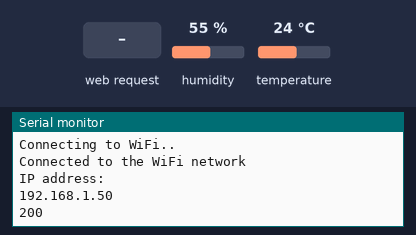
A sketch run on a simulated ESP32. Parts: the last lines printed to the serial monitor. The test bench sets the inputs (shaded band); at power-on: humidity 55 %, temperature 24 °C. WiFi joins after 1.5 s; servers stay silent unless stated; uploads are accepted with an empty reply.

Above: at 3.4 s.
3.5 s: HTTP request GET / received
At 4.4 s:
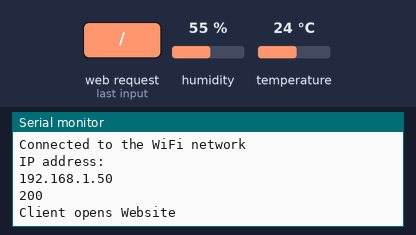
6.5 s: humidity set to 22 %
At 7.3 s:
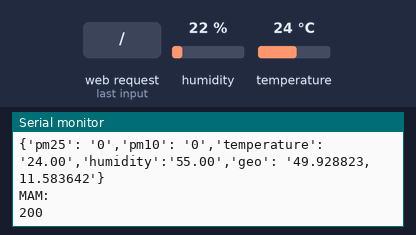
8.0 s: temperature set to 12 °C
9.5 s: humidity set to 40 %
At 10.19 s:
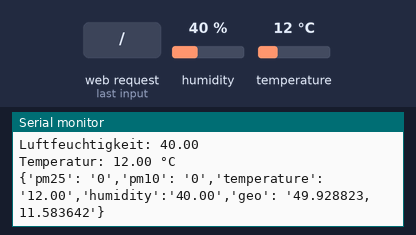

Measured:
- after the input at 3.5 s, the serial monitor: prints a new line at once (image 1)
- after the input at 9.5 s, the serial monitor: prints a new line after 0.53 s (image 3)

The sketch:

air_quality_measurement_ESP32.ino
```cpp
#include <DHT.h>

#include <WiFi.h>
#include <HTTPClient.h>
#include <Arduino_JSON.h>
#include <WebServer.h>
#include "index.h"
#define RXD2 16
#define TXD2 17
#define DHTPIN 23
#define DHTTYPE DHT11
#define period  5000


WebServer server(80);
String node = "http://192.168.1.26:3000/api";
HTTPClient http;
const char* ssid = "SSID";
const char* password = "password";
unsigned long time_now = 0;

DHT dht(DHTPIN, DHTTYPE);
unsigned int Pm25 = 0;
unsigned int Pm10 = 0;

String mamState = "";
String key = "KEY";
String root  = "";
TaskHandle_t tempTaskHandle = NULL;
void ProcessSerialData()
{
  uint8_t mData = 0;
  uint8_t i = 0;
  uint8_t mPkt[10] = {0};
  uint8_t mCheck = 0;
  while (Serial2.available() > 0)
  {
    // from www.inovafitness.com
    // packet format: AA C0 PM25_Low PM25_High PM10_Low PM10_High 0 0 CRC AB
    mData = Serial2.read();     delay(2);//wait until packet is received
    //Serial.println(mData);
    //Serial.println("*");
    if (mData == 0xAA) //head1 ok
    {
      mPkt[0] =  mData;
      mData = Serial2.read();
      if (mData == 0xc0) //head2 ok
      {
        mPkt[1] =  mData;
        mCheck = 0;
        for (i = 0; i < 6; i++) //data recv and crc calc
        {
          mPkt[i + 2] = Serial2.read();
          delay(2);
          mCheck += mPkt[i + 2];
        }
        mPkt[8] = Serial2.read();
        delay(1);
        mPkt[9] = Serial2.read();
        if (mCheck == mPkt[8]) //crc ok
        {
          Serial2.flush();
          //Serial.write(mPkt,10);

          Pm25 = (uint16_t)mPkt[2] | (uint16_t)(mPkt[3] << 8);
          Pm10 = (uint16_t)mPkt[4] | (uint16_t)(mPkt[5] << 8);
          if (Pm25 > 9999)
            Pm25 = 9999;
          if (Pm10 > 9999)
            Pm10 = 9999;
          return;
        }
      }
    }
  }
}
void handleRoot() {
 server.send(200, "text/plane", root);
}
void handleBegin() {
  String s = MAIN_page; //Read HTML contents
  Serial.println("Client opens Website");
  server.send(200, "text/html", s); //Send web page
}
void  setup() {
  Serial.begin(112500);
  Serial2.begin(9600, SERIAL_8N1, RXD2, TXD2);
  WiFi.begin(ssid, password);
  while (WiFi.status() != WL_CONNECTED) {
    delay(1000);
    Serial.println("Connecting to WiFi..");
  }
  Serial.println("Connected to the WiFi network");
  dht.begin();
  Serial.println("IP address: ");
  Serial.println(WiFi.localIP());

  http.begin(node + "/mamInit?key=" + key);
  String req = "";
  int httpCode = http.POST(req);

  if (httpCode > 0) { //Check for the returning code

    mamState = http.getString();
    Serial.println(httpCode);
    Serial.println(mamState);
  }

  else {
    Serial.println("Error on HTTP request");
  }

  http.end(); //Free the resources
  server.on("/readRoot", handleRoot);
  server.on("/", handleBegin);
  server.begin();
}
void service() {
  if (millis() > time_now + period) {
    time_now = millis();
    float humidity = dht.readHumidity();
    float  temperature = dht.readTemperature();
    ProcessSerialData();
    Serial.print("Pm 2,5: ");
    Serial.print(Pm25);
    Serial.println(" ug/m3");
    Serial.print("Pm 10: ");
    Serial.print(Pm10);
    Serial.println(" ug/m3");
    Serial.print("Luftfeuchtigkeit: ");
    Serial.println(humidity);
    Serial.print("Temperatur: ");
    Serial.print(temperature);
    Serial.println(" °C");
    Serial.println();
    if ((WiFi.status() == WL_CONNECTED)) { //Check the current connection status
      String airdata = "";
      airdata += "{'pm25': '";
      airdata += Pm25;
      airdata += "','pm10': '";
      airdata += Pm10;
      airdata += "','temperature': '";
      airdata += temperature;
      airdata += "','humidity':'";
      airdata += humidity;
      airdata += "','geo': '";
      airdata += "49.928823,11.583642'}";
      String req = "{\"mamState\":";
      req += mamState;
      req += ", \"msg\": \"";
      Serial.println(airdata);
      req += airdata;
      req += "\"}";


      http.begin(node + "/mamSend");
      http.addHeader("Content-Type", "application/json");

      int httpCode = http.POST(req);

      if (httpCode == 200) { //Check for the returning code
        String output;
        output = http.getString();
        JSONVar myObject = JSON.parse(output);
        if (JSON.typeof(myObject) != "undefined") {
          if (myObject.hasOwnProperty("root")) {
            root = (String) JSON.stringify(myObject["root"]);

          }
          else {
            Serial.println("no root");
          }
          if (myObject.hasOwnProperty("mamState")) {
            mamState = JSON.stringify(myObject["mamState"]);
          }
          else {
            Serial.println("no mamState");
          }
        }
        Serial.print("MAM:  ");
        Serial.println(mamState);
        Serial.println(httpCode);
      }

      else {
        Serial.println("Error on HTTP request");
      }

      http.end(); //Free the resources
    }
  }
}
void loop() {
  server.handleClient();
  service();

}
```

Source omitted: index.h (21099 bytes)
